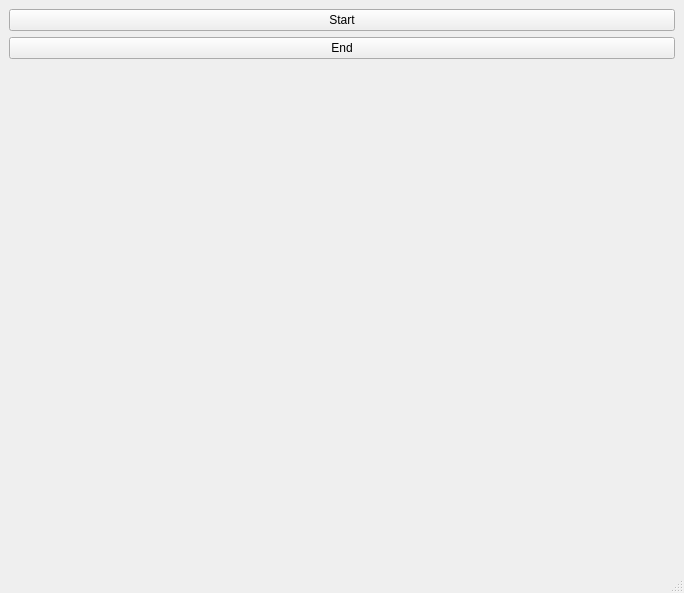
<?xml version="1.0" encoding="UTF-8"?>
<ui version="4.0">
 <class>MainWindow</class>
 <widget class="QMainWindow" name="MainWindow">
  <property name="geometry">
   <rect>
    <x>0</x>
    <y>0</y>
    <width>684</width>
    <height>593</height>
   </rect>
  </property>
  <property name="windowTitle">
   <string>MainWindow</string>
  </property>
  <widget class="QWidget" name="centralwidget">
   <layout class="QGridLayout" name="gridLayout">
    <item row="0" column="0">
     <layout class="QVBoxLayout" name="verticalLayout_2">
      <item>
       <widget class="QPushButton" name="startButton">
        <property name="text">
         <string>Start</string>
        </property>
       </widget>
      </item>
      <item>
       <widget class="QPushButton" name="endButton">
        <property name="text">
         <string>End</string>
        </property>
       </widget>
      </item>
      <item>
       <widget class="PlotWidget" name="widget" native="true"/>
      </item>
     </layout>
    </item>
   </layout>
  </widget>
  <widget class="QMenuBar" name="menubar">
   <property name="geometry">
    <rect>
     <x>0</x>
     <y>0</y>
     <width>684</width>
     <height>21</height>
    </rect>
   </property>
  </widget>
  <widget class="QStatusBar" name="statusbar"/>
 </widget>
 <customwidgets>
  <customwidget>
   <class>PlotWidget</class>
   <extends>QWidget</extends>
   <header>pyqtgraph</header>
   <container>1</container>
  </customwidget>
 </customwidgets>
 <resources/>
 <connections/>
</ui>
